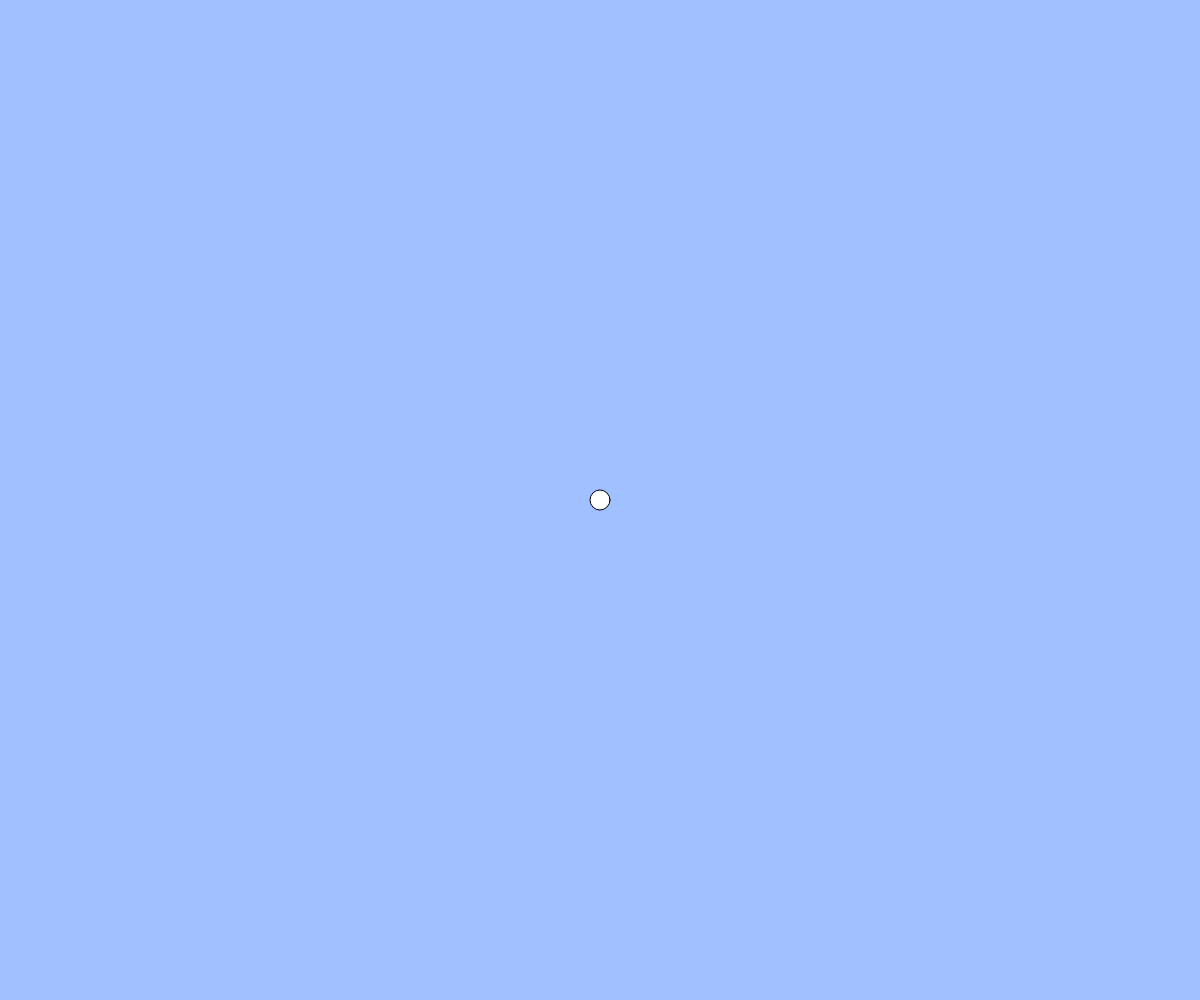
Frame 1 (no input)
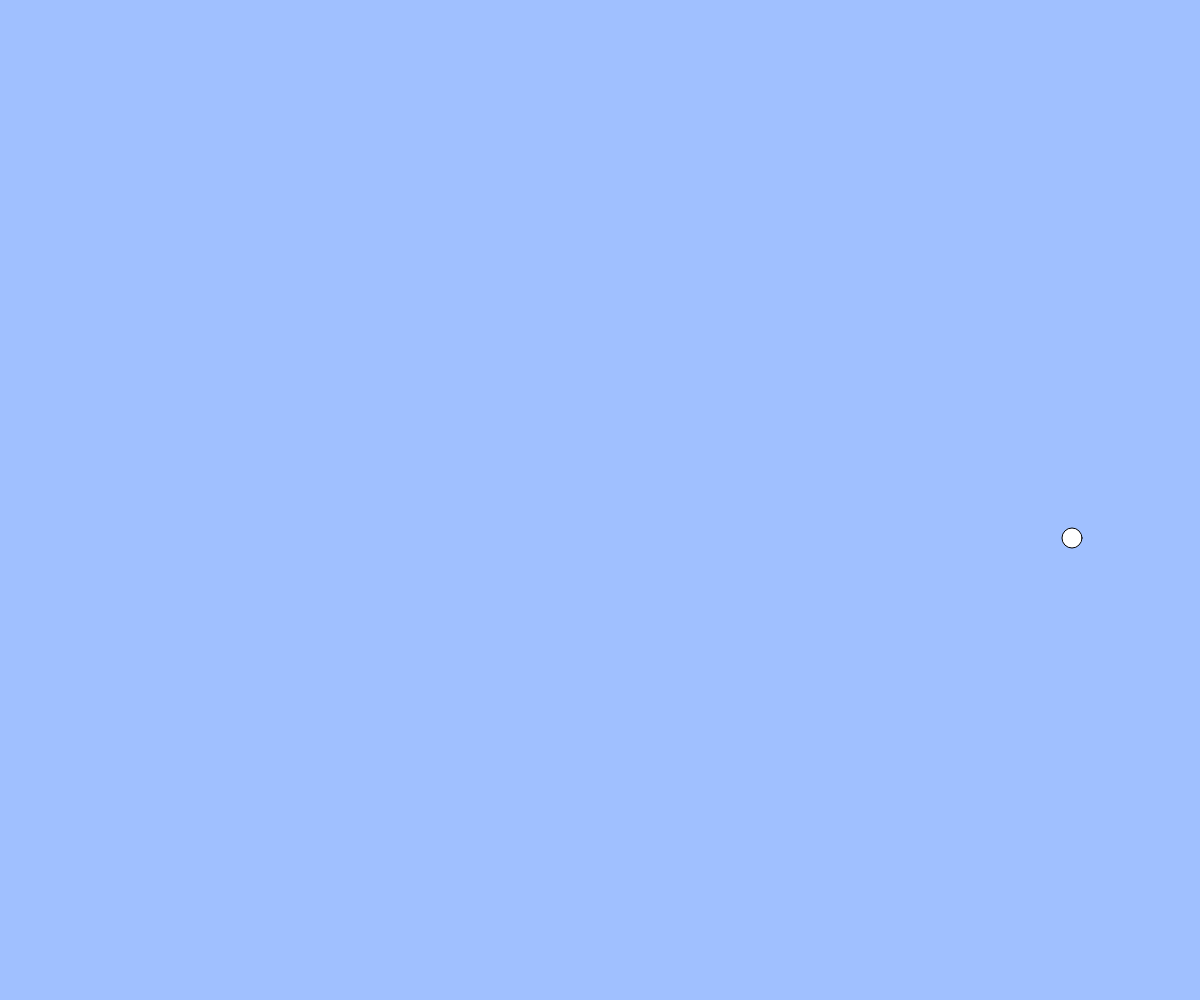
Frame 60 (no input)
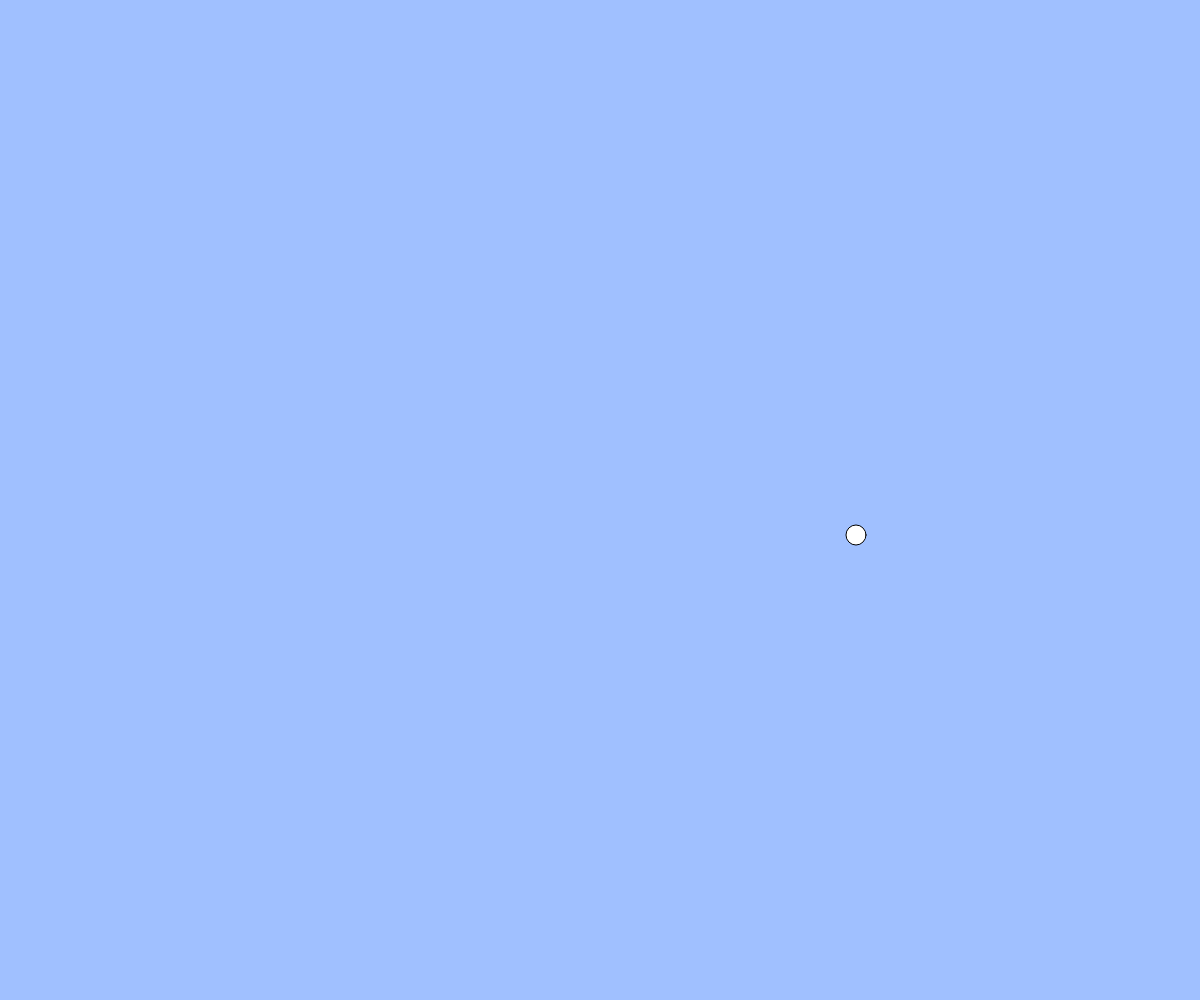
Frame 120 (the mouse pressed at the canvas centre since frame 60)

The p5.js sketch that drew these frames (run headless with seeded random() and noise() and a simulated clock; from frame 60 on, the mouse is pressed at the canvas centre):

// p5.js sketch
// ── sketch.js
// テキスト「アニメーションの基本」
let x, y, vx, vy;
const g = 1; // 重力加速度
const vyMax = 30;
const jump = 20;
const size = 20;
const ground = 20;

function setup(){
  createCanvas(windowWidth, windowHeight);
  x = width / 2;
  y = height / 2;
  vx = 8;
  vy = 8;
  h = height - ground - size / 2;
}

function draw(){
  background(160, 192, 255);
  ellipse(x, y, 20, 20);
  x += vx;
  y += vy;

  // 重力（コメント機能でオンオフ切り替えて実行してみましょう）
  vy = constrain(vy + g, -vyMax, vyMax);

  if(keyIsDown(LEFT_ARROW)){ x -= 20; }
  if(keyIsDown(RIGHT_ARROW)){ x += 20; }
  if(keyIsDown(" ".charCodeAt(0))){
    if(y < h / 2){ // 地面より上、つまり空中にいる
    vy += g; // 下方向に重力の影響で加速する
  }
  else{
    vy = 0;
    y = h / 2;
  }


    }

  // 端の処理パターン (1) 反対側から出てくる
  // if(x > width){ x = 0; }
  // else if(x < 0){ x = width; }
  // if(y > height){ y = 0; }
  // if(y < 0){ y = height; }

　// 端の処理パターン (2) 跳ね返る
  if(x < 0 || x > width){ vx = -1 * vx; }
  if(y > height){ vy = -1 * vy; }
  x = constrain(x, 0, width);
  y = constrain(y, 0, height);
}

function windowResized(){
  resizeCanvas(windowWidth, windowHeight);
}
